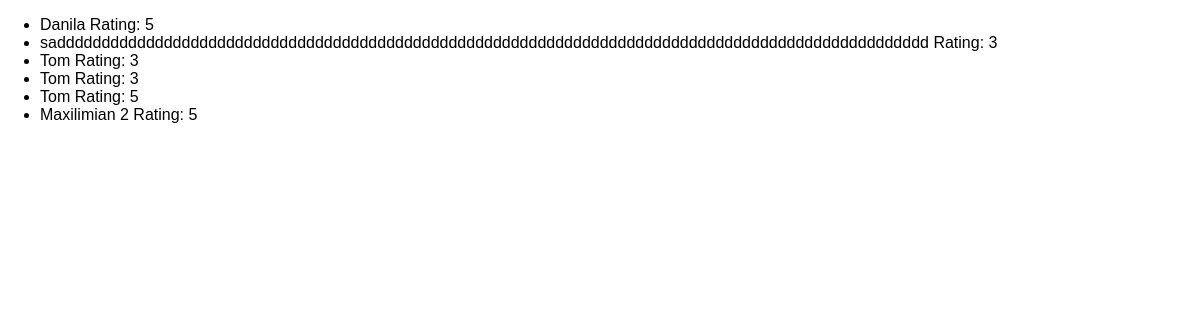
The app's page /reviews with its own data.
### reviews/models.py (models this page shows)
class Review(models.Model):
  user_name = models.CharField(max_length=100)
  review_text = models.TextField()
  rating = models.IntegerField()

### reviews/views.py (the view)
# urls.py: path("reviews", views.ReviewsListView.as_view()),
class ReviewsListView(ListView):
  template_name = "reviews/review_list.html"
  model = Review
  context_object_name = "reviews"
  def get_queryset(self):
    base_query = super().get_queryset()
    return base_query

### reviews/templates/reviews/review_list.html (shortened to what this page needs)
{% extends "reviews/base.html" %}
{% block content %}
    <ul>
        {% for review in reviews %}
            <li>{{ review.user_name }} Rating: {{ review.rating }}</li>
        {% endfor %}
    </ul>
{% endblock content %}

### reviews/static/reviews/styles.css (style rules this page uses)
body { font-family: sans-serif; margin: 0; }

### records on screen
Review: user_name "Danila", rating "5"
Review: user_name "sadddddddddddddddddddddddddddddddddddddddddddddddddddddddddddddddddddddddddddddddddddddddddddddddddd", rating "3"
Review: user_name "Tom", rating "3"
Review: user_name "Tom", rating "3"
Review: user_name "Tom", rating "5"
Review: user_name "Maxilimian 2", rating "5"
